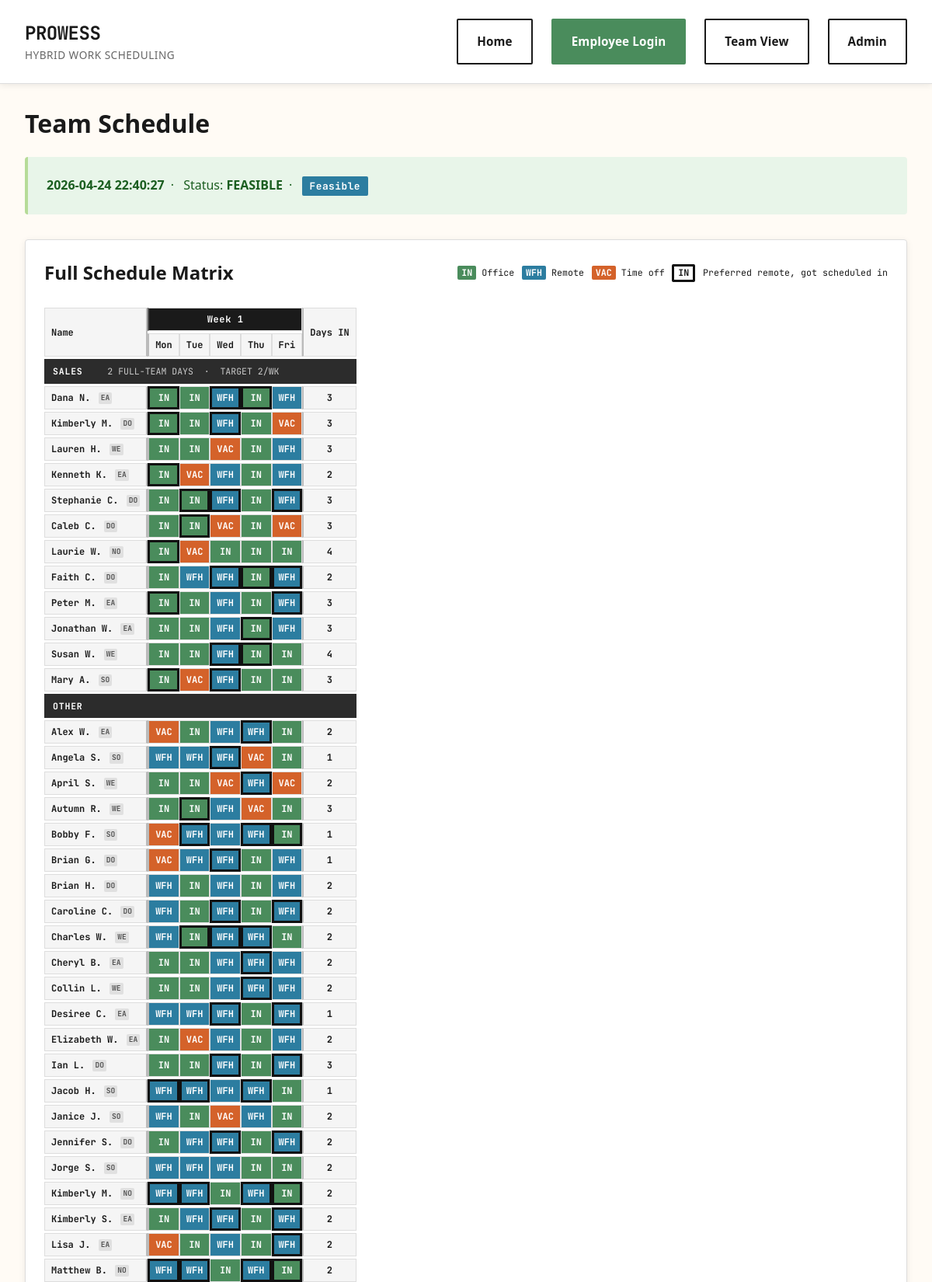
The app's page /team (upper part) with its own data.
### tables this page shows
CREATE TABLE solver_runs (
            id INTEGER PRIMARY KEY AUTOINCREMENT,
            run_date TIMESTAMP DEFAULT CURRENT_TIMESTAMP,
            status TEXT,
            feasible BOOLEAN,
            objective REAL,
            result_json TEXT
        );

CREATE TABLE employees (
            id TEXT PRIMARY KEY,
            name TEXT NOT NULL UNIQUE,
            geo_cluster TEXT DEFAULT 'Downtown'
        );

### app.py (the view)
@app.route("/team")
def team_view():
    employees = Employee.list_all()
    run = SolverRun.get_latest()
    team_data = []
    for emp in employees:
        prefs = Preferences.get_latest(emp['id'])
        results = Result.get_for_employee(emp['id'])
        team_data.append({
            'employee': emp,
            'preferences': prefs,
            'results': results,
        })
    n_weeks = 2
    groups = []
    if run:
        rj = run['result_json']
        n_weeks = rj.get('weeks', 2)
        groups = rj.get('input_groups', [])
    by_id = {item['employee']['id']: item for item in team_data}
    seen  = set()
    grouped = []
    for grp in groups:
        members = []
        for emp_id in grp.get('members', []):
            if emp_id not in seen and emp_id in by_id:
                members.append(by_id[emp_id])
                seen.add(emp_id)
        if members:
            grouped.append({
                'group_id':   grp['id'],
                'group_name': grp['name'],
                'members':    members,
            })
    ungrouped = [item for item in team_data if item['employee']['id'] not in seen]
    if ungrouped:
        grouped.append({'group_id': None, 'group_name': 'Other', 'members': ungrouped})
    if not grouped:
        grouped = [{'group_id': None, 'group_name': None, 'members': team_data}]
    group_summary = {}
    if run:
        group_summary = run['result_json'].get('group_overlap_summary', {})
        group_scores  = run['result_json'].get('scores', {}).get('group', {})
        for gid, gs in group_scores.items():
            if gid in group_summary:
                group_summary[gid]['score'] = gs.get('score', 0)
    carpool_summary = {}
    if run:
        carpool_summary = run['result_json'].get('carpool_summary', {})
    return render_template(
        "team_view.html",
        grouped=grouped,
        team_data=team_data,
        group_summary=group_summary,
        carpool_summary=carpool_summary,
        run=run,
        days_abbr=DAYS_ABBR,
        n_weeks=n_weeks,
    )

### app.py (called while the page is built)
@app.template_filter('day_names')
def day_names_filter(indices):
    return ', '.join(DAYS_ABBR[i] for i in (indices or []) if 0 <= i < 5) or 'None'

### models.py (called while the page is built)
def get_db():
    conn = sqlite3.connect(str(DB_PATH))
    conn.row_factory = sqlite3.Row
    return conn

    @staticmethod
    def list_all():
        conn = get_db()
        c = conn.cursor()
        c.execute("SELECT * FROM employees ORDER BY name")
        rows = c.fetchall()
        conn.close()
        return [dict(row) for row in rows]

    @staticmethod
    def get_latest(employee_id):
        conn = get_db()
        c = conn.cursor()
        c.execute(
            "SELECT * FROM preferences WHERE employee_id = ? ORDER BY submitted_at DESC LIMIT 1",
            (employee_id,)
        )
        row = c.fetchone()
        conn.close()
        if row:
            pref = dict(row)
            pref['preferred_days'] = json.loads(pref['preferred_days'] or "[]")
            pref['vacation_days'] = json.loads(pref['vacation_days'] or "[]")
            return pref
        return None

    @staticmethod
    def get_latest():
        conn = get_db()
        c = conn.cursor()
        c.execute("SELECT * FROM solver_runs ORDER BY run_date DESC LIMIT 1")
        row = c.fetchone()
        conn.close()
        if row:
            result = dict(row)
            result['result_json'] = json.loads(result['result_json'])
            return result
        return None

    @staticmethod
    def get_for_employee(employee_id):
        conn = get_db()
        c = conn.cursor()
        c.execute(
            """SELECT r.* FROM results r
               JOIN solver_runs sr ON r.run_id = sr.id
               WHERE r.employee_id = ?
               ORDER BY sr.run_date DESC LIMIT 1""",
            (employee_id,)
        )
        row = c.fetchone()
        conn.close()
        if row:
            result = dict(row)
            result['schedule'] = json.loads(result['schedule'])
            result['scores'] = json.loads(result['scores'])
            return result
        return None

### templates/team_view.html (shortened to what this page needs)
{% extends "base.html" %}
{% block content %}
<h1>Team Schedule</h1>
{% if not run %}
<div class="alert alert-info">
    <strong>No schedule yet.</strong> An administrator needs to run the optimizer first.
</div>
{% else %}
<div class="alert alert-success" style="margin-bottom: var(--spacing-lg);">
    <strong>{{ run.run_date }}</strong>&ensp;·&ensp;
    Status: <strong>{{ run.status }}</strong>&ensp;·&ensp;
    {% if run.feasible %}<span class="score-badge">Feasible</span>{% else %}<span class="score-badge" style="background:#d4622a;">Infeasible</span>{% endif %}
</div>
{% endif %}
{% set has_results = team_data | selectattr('results') | list | length > 0 %}
{% set n_with_results = team_data | selectattr('results') | list | length %}
{% if has_results %}
<div class="card" style="padding: var(--spacing-md);">
    <div style="display:flex; justify-content:space-between; align-items:center; margin-bottom:var(--spacing-md); flex-wrap:wrap; gap:var(--spacing-sm);">
        <h2 style="margin:0;">Full Schedule Matrix</h2>
        <div style="font-size:0.73rem; font-family:var(--font-mono); display:flex; flex-wrap:wrap; gap:0.6rem; align-items:center;">
            <span><span style="background:#4a8c5c;color:white;padding:1px 5px;border-radius:2px;font-weight:700;">IN</span> Office</span>
            <span><span style="background:#2c7da0;color:white;padding:1px 5px;border-radius:2px;font-weight:700;">WFH</span> Remote</span>
            <span><span style="background:#d4622a;color:white;padding:1px 5px;border-radius:2px;font-weight:700;">VAC</span> Time off</span>
            <span style="border:3px solid #111;padding:0px 5px;border-radius:2px;font-weight:700;">IN</span> Preferred remote, got scheduled in
        </div>
    </div>
    <div class="matrix-wrap">
        <table class="matrix-table">
            <thead>
                <tr>
                    <th class="name-col" rowspan="2">Name</th>
                    {% for week in range(n_weeks) %}
                    <th class="week-header" colspan="5">Week {{ week + 1 }}</th>
                    {% endfor %}
                    <th class="total-col" rowspan="2">Days IN</th>
                </tr>
                <tr>
                    {% for week in range(n_weeks) %}
                    {% for day in days_abbr %}
                    <th class="day-header{% if loop.first %} week-start{% endif %}">{{ day }}</th>
                    {% endfor %}
                    {% endfor %}
                </tr>
            </thead>
            <tbody>
                {% for grp_entry in grouped %}
                {% if grp_entry.group_name %}
                {% set gs = group_summary[grp_entry.group_id] if grp_entry.group_id and grp_entry.group_id in group_summary else {} %}
                <tr class="group-header-row">
                    <td colspan="{{ n_weeks * 5 + 2 }}">
                        {{ grp_entry.group_name }}
                        {% if gs %}
                        <span style="font-weight:400; opacity:0.75; margin-left:1.5rem; letter-spacing:0;">
                            {{ gs.full_overlap_count }} full-team day{% if gs.full_overlap_count != 1 %}s{% endif %}
                            &nbsp;·&nbsp; target {{ gs.target_per_week }}/wk
                        </span>
                        {% endif %}
                    </td>
                </tr>
                {% endif %}
                {% for item in grp_entry.members %}
                {% if item.results %}
                {% set emp       = item.employee %}
                {% set prefs     = item.preferences %}
                {% set results   = item.results %}
                {% set pref_days = prefs.preferred_days if prefs else [] %}
                {% set vac_days  = prefs.vacation_days  if prefs else [] %}
                <tr>
                    <td class="name-col" title="{{ emp.name }} · {{ emp.geo_cluster }}">
                        {{ emp.name.split(' ')[0] }} {{ emp.name.split(' ')[-1][:1] }}.
                        <span class="cluster-badge">{{ emp.geo_cluster[:2] | upper }}</span>
                    </td>
                    {% for week in range(n_weeks) %}
                    {% for d in range(5) %}
                    {% set idx    = week * 5 + d %}
                    {% set status = results.schedule[idx] if idx < results.schedule|length else 'home' %}
                    {% set desired  = 'vacation' if idx in vac_days else ('home' if d in pref_days else 'office') %}
                    {% set mismatch = (status != desired) %}
                    <td class="cell-{% if status == 'office' %}in{% elif status == 'vacation' %}vacation{% else %}home{% endif %}{% if loop.first %} week-start{% endif %}{% if mismatch %} cell-mismatch{% endif %}">
                        {% if status == 'office' %}IN{% elif status == 'vacation' %}VAC{% else %}WFH{% endif %}
                    </td>
                    {% endfor %}
                    {% endfor %}
                    <td class="total-col">{{ results.scores.office_days_total }}</td>
                </tr>
                {% endif %}
                {% endfor %}
                {% endfor %}
            </tbody>
        </table>
    </div>
</div>
{% endif %}
{% endblock %}

### templates/base.html (shortened to what this page needs)
<!DOCTYPE html>
<html lang="en">
<head>
    <link rel="stylesheet" href="{{ url_for('static', filename='style.css') }}">
</head>
<body>
    <div class="page-container">
        <header>
            <div>
                <div class="header-brand">PROWESS</div>
                <div class="header-subtitle">Hybrid Work Scheduling</div>
            </div>
            <nav class="header-nav">
                {% if session.get('employee_id') %}
                    <span class="header-user">{{ session.get('employee_name') }}</span>
                    <a href="{{ url_for('employee_logout') }}" class="btn">Logout</a>
                {% else %}
                    <a href="{{ url_for('home') }}" class="btn">Home</a>
                    <a href="{{ url_for('employee_login') }}" class="btn btn-primary">Employee Login</a>
                    <a href="{{ url_for('team_view') }}" class="btn">Team View</a>
                    <a href="{{ url_for('admin_view') }}" class="btn">Admin</a>
                {% endif %}
            </nav>
        </header>
        <main>
            {% block content %}{% endblock %}
        </main>
    </div>
</body>
</html>

### static/style.css (style rules this page uses)
:root { --bg: #FFFBF5; --text: #1a1a1a; --text-light: #666; --border: #ddd; --info: #ADD8E6; --warning: #FF997A; --success: #B6DB98; --neutral: #f5f5f5; --font-sans: system-ui, -apple-system, BlinkMacSystemFont, 'Segoe UI', Arial, sans-serif; --font-mono: 'JetBrains Mono', 'Courier New', monospace; --font-serif: Georgia, serif; --spacing-xs: 0.5rem; --spacing-sm: 1rem; --spacing-md: 1.5rem; --spacing-lg: 2rem; --spacing-xl: 3rem; --radius: 4px; --btn-radius: 2px; --shadow: 0 2px 8px rgba(0, 0, 0, 0.08); --shadow-lg: 0 4px 16px rgba(0, 0, 0, 0.12); }
* { margin: 0; padding: 0; box-sizing: border-box; }
html, body { height: 100%; font-family: var(--font-sans); background: var(--bg); color: var(--text); line-height: 1.5; }
a { color: #2c7da0; text-decoration: none; }
.page-container { min-height: 100vh; display: flex; flex-direction: column; }
header { background: white; border-bottom: 1px solid var(--border); padding: var(--spacing-md) var(--spacing-lg); display: flex; justify-content: space-between; align-items: center; flex-wrap: wrap; gap: var(--spacing-md); box-shadow: var(--shadow); }
.header-brand { font-size: 1.5rem; font-weight: 700; font-family: var(--font-mono); letter-spacing: -0.5px; color: var(--text); }
.header-subtitle { font-size: 0.85rem; color: var(--text-light); text-transform: uppercase; letter-spacing: 0.5px; }
.header-nav { display: flex; gap: var(--spacing-md); flex-wrap: wrap; }
main { flex: 1; padding: var(--spacing-lg); max-width: 1200px; margin: 0 auto; width: 100%; }
h1 { font-size: 2rem; font-weight: 700; margin-bottom: var(--spacing-md); line-height: 1.2; }
h2 { font-size: 1.5rem; font-weight: 600; margin-bottom: var(--spacing-md); color: var(--text); }
.btn { padding: var(--spacing-sm) var(--spacing-md); font-size: 0.95rem; font-weight: 600; background: white; color: var(--text); border: 2px solid var(--text); border-radius: var(--btn-radius); letter-spacing: 0.01em; }
.btn-primary { background: #4a8c5c; color: white; border: 2px solid #4a8c5c; }
.card { background: white; border: 1px solid var(--border); border-radius: var(--radius); padding: var(--spacing-lg); margin-bottom: var(--spacing-md); box-shadow: var(--shadow); }
.alert { padding: var(--spacing-md); border-radius: var(--radius); margin-bottom: var(--spacing-md); }
.alert-success { background: #e8f5e9; border-left: 4px solid var(--success); color: #1b5e20; }
.cell-in { background: #4a8c5c; color: white; }
.cell-home { background: #2c7da0; color: white; }
.cell-vacation { background: #d4622a; color: white; }
.score-badge { display: inline-block; background: #2c7da0; color: white; padding: 3px 10px; border-radius: var(--btn-radius); font-size: 0.8rem; font-weight: 700; font-family: var(--font-mono); letter-spacing: 0.04em; }

### records on screen
solver_runs: run_date "2026-04-24 22:40:27", status "FEASIBLE"
employees: name "Dana", name "N", geo_cluster "EA"
employees: name "Kimberly", name "M", geo_cluster "DO"
employees: name "Lauren", name "H", geo_cluster "WE"
employees: name "Kenneth", name "K", geo_cluster "EA"
employees: name "Stephanie", name "C", geo_cluster "DO"
employees: name "Caleb", name "C", geo_cluster "DO"
employees: name "Laurie", name "W", geo_cluster "NO"
employees: name "Faith", name "C", geo_cluster "DO"
employees: name "Peter", name "M", geo_cluster "EA"
employees: name "Jonathan", name "W", geo_cluster "EA"
employees: name "Susan", name "W", geo_cluster "WE"
employees: name "Mary", name "A", geo_cluster "SO"
employees: name "Alex", name "W", geo_cluster "EA"
employees: name "Angela", name "S", geo_cluster "SO"
employees: name "April", name "S", geo_cluster "WE"
employees: name "Autumn", name "R", geo_cluster "WE"
employees: name "Bobby", name "F", geo_cluster "SO"
employees: name "Brian", name "G", geo_cluster "DO"
employees: name "Brian", name "H", geo_cluster "DO"
employees: name "Caroline", name "C", geo_cluster "DO"
employees: name "Charles", name "W", geo_cluster "WE"
employees: name "Cheryl", name "B", geo_cluster "EA"
employees: name "Collin", name "L", geo_cluster "WE"
employees: name "Desiree", name "C", geo_cluster "EA"
employees: name "Elizabeth", name "W", geo_cluster "EA"
employees: name "Ian", name "L", geo_cluster "DO"
employees: name "Jacob", name "H", geo_cluster "SO"
employees: name "Janice", name "J", geo_cluster "SO"
employees: name "Jennifer", name "S", geo_cluster "DO"
employees: name "Jorge", name "S", geo_cluster "SO"
employees: name "Kimberly", name "M", geo_cluster "NO"
employees: name "Kimberly", name "S", geo_cluster "EA"
employees: name "Lisa", name "J", geo_cluster "EA"
employees: name "Matthew", name "B", geo_cluster "NO"

### other values on screen
{{ week + 1 }} "1"
{{ day }} "Mon" "Tue" "Wed" "Thu" "Fri"
{{ grp_entry.group_name }} "SALES" "OTHER"
{{ gs.full_overlap_count }} "2"
{{ gs.target_per_week }} "2"
{{ results.scores.office_days_total }} "3" "3" "3" "2" "3" "3" "4" "2" "3" "3" "4" "3" "2" "1" "2" "3" "1" "1" "2" "2" "2" "2" "2" "1" "2" "3" "1" "2" "2" "2" "2" "2" "2" "2"
